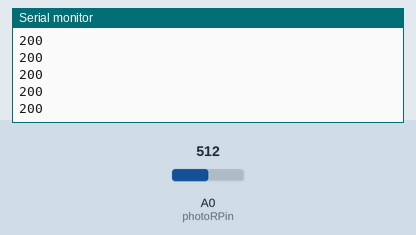
This sketch was run on a simulated Arduino Uno, built with avr-gcc and run on an emulated ATmega328P. On the bench: the last lines printed to the serial monitor. Inputs (shaded band) come from the test bench; at power-on: A0 (photoRPin) = 512.

Above: at 1.2 s.
1.3 s: A0 (photoRPin) set to 306
At 1.32 s:
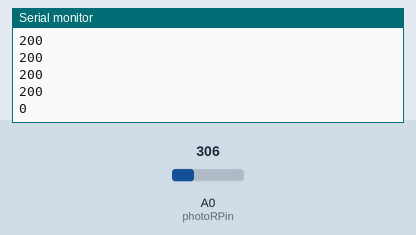
2.8 s: A0 (photoRPin) set to 511
At 2.83 s:
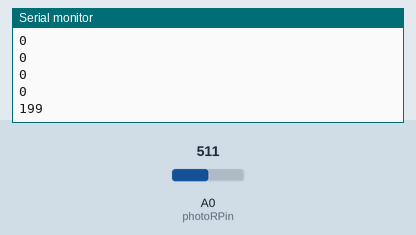
Timing chart, 0 to 5.8 s (numbered marks = the images above; inputs shaded):
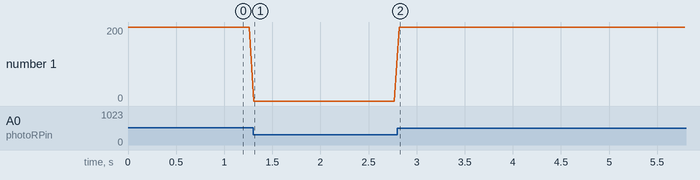

Measured:
- after the input at 1.3 s, the serial monitor: prints a new line at once (image 1)
- after the input at 2.8 s, the serial monitor: prints a new line at once (image 2)
- plotted number 1: 200 → 0 after the input at 1.3 s, 0 → 199 after the input at 2.8 s

The sketch:

processingSensor.ino
```cpp
/* ==========================================================
Project : Send Photo resistor values to computer
Author: ScottC
Created: 25th June 2011
Description: This sketch will make the arduino read Photo resistor
             values on analog pin A0. The analog readings will
             be dependent on the amount of light reaching the
             sensor. The Analog readings will be sent to the
             computer via the USB cable using Serial communication.
==============================================================
*/

int photoRPin = 0;
int minLight;          //Used to calibrate the readings
int maxLight;          //Used to calibrate the readings
int lightLevel;
int adjustedLightLevel;

void setup() {
 Serial.begin(9600);

 //Setup the starting light level limits
 lightLevel=analogRead(photoRPin);
 minLight=lightLevel-20;
 maxLight=lightLevel;
}

void loop(){
 //auto-adjust the minimum and maximum limits in real time
 lightLevel=analogRead(photoRPin);
 if(minLight>lightLevel){
 minLight=lightLevel;
 }
 if(maxLight<lightLevel){
 maxLight=lightLevel;
 }

 //Adjust the light level to produce a result between 0 and 100.
 adjustedLightLevel = map(lightLevel, minLight, maxLight, 0, 200);

 //Send the adjusted Light level result to Serial port (processing)
 Serial.println(adjustedLightLevel);

 //slow down the transmission for effective Serial communication.
 delay(50);
}
```
